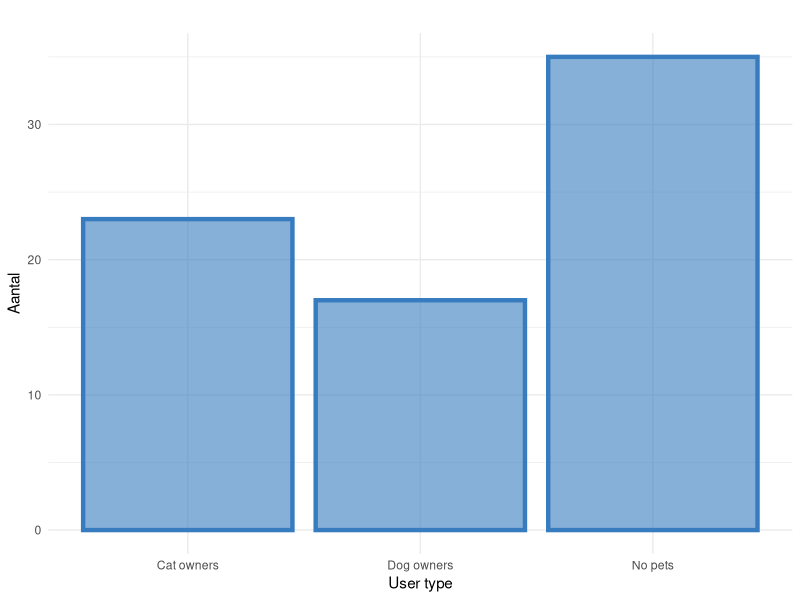

This figure's R source:
# ----------------------------------------------------------
# Filename: barchart.ggplot2.R 
# ---------------------------------------------------------- 
#   Author: David Macro (david@dataim.nl)
#     Date: 2024-03-24
#  Purpose: 
# ----------------------------------------------------------
# 

rm(list=ls())
library(data.table)
library(ggplot2)

set.seed(1234)

# Sample data
dt <- data.table(type   = c('Cat owners', 'Dog owners', 'No pets'), 
    counts =  c(23, 17, 35)) 

# Now for comparison, suppose we wanted to do this via ggplot2: 

p.ggplot2 <- ggplot(dt, aes(x = type, y = counts)) +
             geom_bar(stat = "identity", fill = '#377CBF', color = '#377CBF', size = 1.5, alpha = 0.6) + # Adjusted fill and added alpha
    labs(x = "User type", y = "Aantal", title = "") +
    theme_minimal()

# Display the plot
print(p.ggplot2)


# Show the plot



